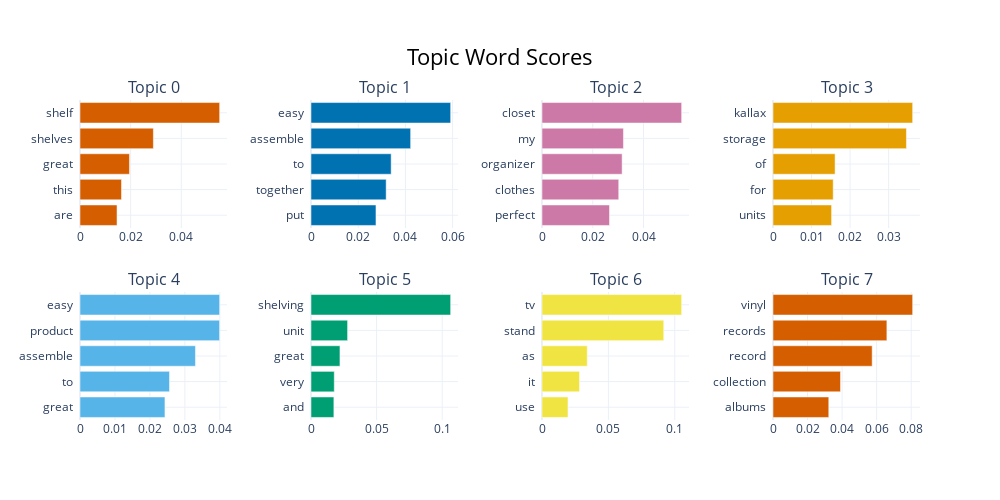

This figure's notebook cell:
### Code cell
topic_model.visualize_barchart()

### Figure 1 — Plotly figure (JSON) as saved in the notebook; plotly's stock layout.template omitted (floating-point values rounded to 4 significant figures)
{"data": [{"marker": {"color": "#D55E00"}, "orientation": "h", "type": "bar", "x": [0.01463, 0.01639, 0.01953, 0.02897, 0.05515], "xaxis": "x", "y": ["are  ", "this  ", "great  ", "shelves  ", "shelf  "], "yaxis": "y"}, {"marker": {"color": "#0072B2"}, "orientation": "h", "type": "bar", "x": [0.02753, 0.03184, 0.03396, 0.04221, 0.05917], "xaxis": "x2", "y": ["put  ", "together  ", "to  ", "assemble  ", "easy  "], "yaxis": "y2"}, {"marker": {"color": "#CC79A7"}, "orientation": "h", "type": "bar", "x": [0.0266, 0.03024, 0.03158, 0.03209, 0.05504], "xaxis": "x3", "y": ["perfect  ", "clothes  ", "organizer  ", "my  ", "closet  "], "yaxis": "y3"}, {"marker": {"color": "#E69F00"}, "orientation": "h", "type": "bar", "x": [0.0152, 0.01562, 0.01611, 0.03462, 0.03623], "xaxis": "x4", "y": ["units  ", "for  ", "of  ", "storage  ", "kallax  "], "yaxis": "y4"}, {"marker": {"color": "#56B4E9"}, "orientation": "h", "type": "bar", "x": [0.0243, 0.02559, 0.03302, 0.03992, 0.03994], "xaxis": "x5", "y": ["great  ", "to  ", "assemble  ", "product  ", "easy  "], "yaxis": "y5"}, {"marker": {"color": "#009E73"}, "orientation": "h", "type": "bar", "x": [0.01743, 0.01774, 0.02206, 0.02788, 0.1064], "xaxis": "x6", "y": ["and  ", "very  ", "great  ", "unit  ", "shelving  "], "yaxis": "y6"}, {"marker": {"color": "#F0E442"}, "orientation": "h", "type": "bar", "x": [0.01956, 0.02824, 0.03408, 0.09171, 0.1052], "xaxis": "x7", "y": ["use  ", "it  ", "as  ", "stand  ", "tv  "], "yaxis": "y7"}, {"marker": {"color": "#D55E00"}, "orientation": "h", "type": "bar", "x": [0.03229, 0.03908, 0.05741, 0.06592, 0.08084], "xaxis": "x8", "y": ["albums  ", "collection  ", "record  ", "records  ", "vinyl  "], "yaxis": "y8"}], "layout": {"annotations": [{"font": {"size": 16}, "showarrow": false, "text": "Topic 0", "x": 0.0875, "xanchor": "center", "xref": "paper", "y": 1, "yanchor": "bottom", "yref": "paper"}, {"font": {"size": 16}, "showarrow": false, "text": "Topic 1", "x": 0.3625, "xanchor": "center", "xref": "paper", "y": 1, "yanchor": "bottom", "yref": "paper"}, {"font": {"size": 16}, "showarrow": false, "text": "Topic 2", "x": 0.6375, "xanchor": "center", "xref": "paper", "y": 1, "yanchor": "bottom", "yref": "paper"}, {"font": {"size": 16}, "showarrow": false, "text": "Topic 3", "x": 0.9125, "xanchor": "center", "xref": "paper", "y": 1, "yanchor": "bottom", "yref": "paper"}, {"font": {"size": 16}, "showarrow": false, "text": "Topic 4", "x": 0.0875, "xanchor": "center", "xref": "paper", "y": 0.4, "yanchor": "bottom", "yref": "paper"}, {"font": {"size": 16}, "showarrow": false, "text": "Topic 5", "x": 0.3625, "xanchor": "center", "xref": "paper", "y": 0.4, "yanchor": "bottom", "yref": "paper"}, {"font": {"size": 16}, "showarrow": false, "text": "Topic 6", "x": 0.6375, "xanchor": "center", "xref": "paper", "y": 0.4, "yanchor": "bottom", "yref": "paper"}, {"font": {"size": 16}, "showarrow": false, "text": "Topic 7", "x": 0.9125, "xanchor": "center", "xref": "paper", "y": 0.4, "yanchor": "bottom", "yref": "paper"}], "height": 500, "hoverlabel": {"bgcolor": "white", "font": {"family": "Rockwell", "size": 16}}, "showlegend": false, "title": {"font": {"color": "Black", "size": 22}, "text": "Topic Word Scores", "x": 0.5, "xanchor": "center", "yanchor": "top"}, "width": 1000, "xaxis": {"anchor": "y", "domain": [0, 0.175], "showgrid": true}, "xaxis2": {"anchor": "y2", "domain": [0.275, 0.45], "showgrid": true}, "xaxis3": {"anchor": "y3", "domain": [0.55, 0.725], "showgrid": true}, "xaxis4": {"anchor": "y4", "domain": [0.825, 1], "showgrid": true}, "xaxis5": {"anchor": "y5", "domain": [0, 0.175], "showgrid": true}, "xaxis6": {"anchor": "y6", "domain": [0.275, 0.45], "showgrid": true}, "xaxis7": {"anchor": "y7", "domain": [0.55, 0.725], "showgrid": true}, "xaxis8": {"anchor": "y8", "domain": [0.825, 1], "showgrid": true}, "yaxis": {"anchor": "x", "domain": [0.6, 1], "showgrid": true}, "yaxis2": {"anchor": "x2", "domain": [0.6, 1], "showgrid": true}, "yaxis3": {"anchor": "x3", "domain": [0.6, 1], "showgrid": true}, "yaxis4": {"anchor": "x4", "domain": [0.6, 1], "showgrid": true}, "yaxis5": {"anchor": "x5", "domain": [0, 0.4], "showgrid": true}, "yaxis6": {"anchor": "x6", "domain": [0, 0.4], "showgrid": true}, "yaxis7": {"anchor": "x7", "domain": [0, 0.4], "showgrid": true}, "yaxis8": {"anchor": "x8", "domain": [0, 0.4], "showgrid": true}}}
